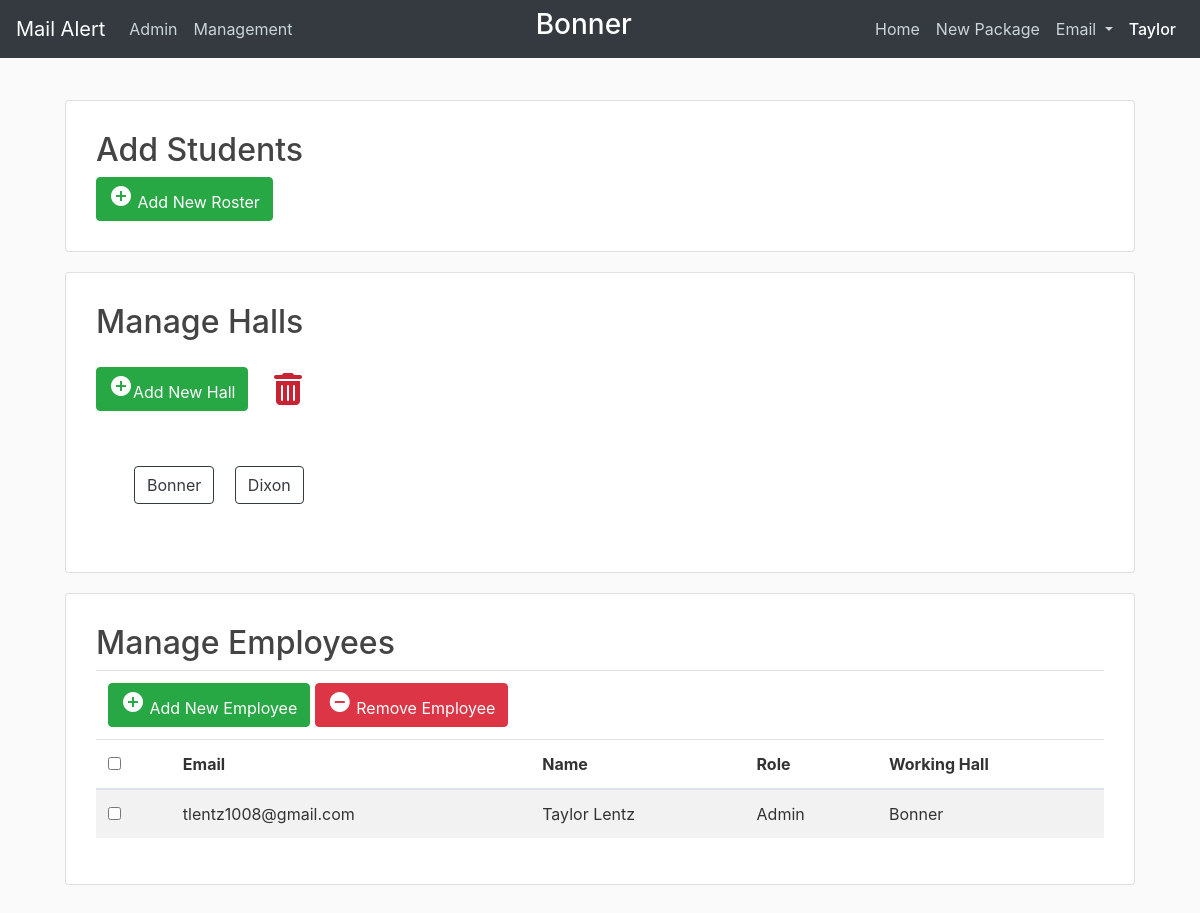
Page /management (signed in) on the committed database.
### mailalert/models.py (models this page shows, shortened)
class Hall(db.Model):
    id = db.Column(db.Integer, primary_key=True)
    name = db.Column(db.String(100), unique=True, nullable=False)
    students = db.relationship('Student', backref='hall')
    employees = db.relationship('Employee', backref='hall')
    packages = db.relationship('Package', backref='hall')

class Employee(db.Model, UserMixin):
    id = db.Column(db.Integer, primary_key=True)
    hired_date = db.Column(db.DateTime, nullable=False, default=datetime.now)
    end_date = db.Column(db.DateTime)
    active = db.Column(db.Boolean, default=True)
    email = db.Column(db.String(120), unique=True, nullable=False)
    first_name = db.Column(db.String(100), nullable=False)
    last_name = db.Column(db.String(100), nullable=False)
    password = db.Column(db.String(60), nullable=False)
    access = db.Column(db.String, nullable=False, default="DR")
    hall_id = db.Column(db.Integer, db.ForeignKey('hall.id'))
    logins = db.relationship('Login', backref='employee')
    sent_mail = db.relationship('SentMail', backref='employee')
    inputted_packages = db.relationship(
        'Package', foreign_keys='[Package.employee_input_id]', backref='inputted')
    removed_packages = db.relationship(
        'Package', foreign_keys='[Package.employee_remove_id]', backref='removed')
    def is_admin(self):
        return self.access == 'Admin'
    def allowed(self, access_level):
        return ACCESS[self.access] >= ACCESS[access_level]

### mailalert/employees/routes.py (the view, shortened to what this page needs)
@employees.route("/management", methods=['GET', 'POST'])
@login_required
@requires_access_level('Building Director')
def management():
    form = ManagementForm()
    new_hall_form = NewHallForm()
    hall_list = Hall.query.all()
    hall_list = [(hall.id, hall.name) for hall in hall_list]
    form.hall.choices = hall_list
    if new_hall_form.validate_on_submit():
        hall = new_hall_form.hall.data
        hall = Hall(name=hall.capitalize())
        db.session.add(hall)
        db.session.commit()
    employees = Employee.query.filter(Employee.active == True).all()
    halls = Hall.query.all()
    return render_template('management.html', title='Management', form=form, employees=employees, halls=halls, new_hall_form=new_hall_form)

### mailalert/employees/forms.py
class ManagementForm(FlaskForm):
    email = StringField('Email ', validators=[DataRequired(), Email()])
    firstName = StringField('First Name', validators=[DataRequired()])
    lastName = StringField('Last Name', validators=[DataRequired()])
    role = SelectField('Role', choices=[
                       ('Admin', 'Admin'), ('Building Director', 'Building Director'), ('DR', 'DR')])
    hall = SelectField('Working Hall', coerce=int, validators=[DataRequired()])
    submit = SubmitField('Submit')

class NewHallForm(FlaskForm):
    hall = StringField('Hall', validators=[DataRequired()])
    submit = SubmitField('Submit')

### mailalert/main/utils.py (called while the page is built)
def requires_access_level(access_level):
    def decorator(f):
        @wraps(f)
        def decorated_function(*args, **kwargs):
            if not current_user.allowed(access_level):
                return render_template('errors/403.html')
            return f(*args, **kwargs)
        return decorated_function
    return decorator

### mailalert/models.py (called while the page is built)
@login_manager.user_loader
def load_user(id):
    return Employee.query.get(int(id))

### mailalert/templates/management.html (shortened to what this page needs)
{% extends "layout_with_navbar.html" %}
{%block content %}
<head>
</head>
<body>
    <div class="card management">
		<h2>Add Students</h2>
		<div>
			<a href="#setupModal" class="btn btn-success" data-toggle="modal"><i
				class="material-icons">&#xE147;</i> <span>Add New Roster</span>
			</a>
		</div>
	</div>
	<div class="card management">
		<form>
			<h2>Manage Halls</h2>
			<a href="#addHallModal" class="btn btn-success" data-toggle="modal">
				<i class="material-icons">&#xE147;</i><span>Add New Hall</span>
			</a>
			<div class="btn edit mt-3 trash" name="deleteHall">
				<i class="fas fa-trash-alt fa-2x"></i>
			</div>
			<div class="halls">
				<div id="hallList">
				{% for hall in halls %}
					<p class="btn btn-outline-dark" id="{{ hall.id }}">{{ hall.name }}</p>
				{% endfor %}
				</div>
			</div>
		</form>
	</div>
	<div class="card management">
		<form action="{{ url_for('employees.delete_employee') }}" method="POST">
			<h2>Manage Employees</h2>
			<table class="table table-striped table-hover">
				<thead>
					<tr>
						<div class="btn-toolbar float-right">
							<td colspan="7">
								<a href="#addEmployeeModal" class="btn btn-success" data-toggle="modal"><i
										class="material-icons">&#xE147;</i> <span>Add New Employee</span></a>
								<a href="#deleteEmployeeModal" class="btn btn-danger" data-toggle="modal"><i
										class="material-icons">&#xE15C;</i> <span>Remove Employee</span></a>
							</td>
						</div>
					</tr>
					<tr>
						<th>
							<span class="custom-checkbox">
								<input type="checkbox" id="selectAll" />
							</span>
						</th>
						<th>Email</th>
						<th>Name</th>
						<th>Role</th>
						<th>Working Hall</th>
					</tr>
				</thead>
				{% for employee in employees %}
					<tr>
						<td>
							<span class="custom-checkbox">
								<input type="checkbox" name="del_employees" value="{{ employee.id }}" />
							</span>
						</td>
						<td>{{ employee.email }}</td>
						<td>{{ employee.first_name }} {{ employee.last_name }}</td>
						<td>{{ employee.access }}</td>
						<td>{{ employee.hall.name }}</td>
					</tr>
				{% endfor %}
			</table>
		</form>
	</div>
</body>
{% endblock %}

### mailalert/templates/layout_with_navbar.html (shortened to what this page needs)
<!DOCTYPE html>
<html>
<head>
  <link rel="stylesheet" href="https://maxcdn.bootstrapcdn.com/bootstrap/4.0.0/css/bootstrap.min.css"
>
  <link rel="stylesheet" type="text/css" href="{{ url_for('static', filename='main.css') }}">
  <link rel="stylesheet" href="https://maxcdn.bootstrapcdn.com/font-awesome/4.7.0/css/font-awesome.min.css">
</head>
<body>
  <header class="site-header">
    <nav class="navbar navbar-expand-lg navbar-dark bg-dark fixed-top">
      <a class="navbar-brand" href="/">Mail Alert</a>
      <div class="collapse navbar-collapse" id="navbarNavDropdown">
        <ul class="navbar-nav">
          {% if current_user.is_authenticated %}
            {% if current_user.is_admin() %}
              <li class="nav-item">
                <a class="nav-link" href="{{ url_for('admin.index') }}">Admin<span class="sr-only">(current)</span></a>
              </li>
            {% endif %}
            {% if current_user.allowed('Building Director') %}
              <li class="nav-item">
                <a class="nav-link" href="{{ url_for('employees.management') }}">Management<span class="sr-only">(current)</span></a>
              </li>
            {% endif %}
          {% endif %}
        </ul>
        <ul class="navbar-nav ml-auto">
          <li class="nav-item">
            <h3 class="working-hall">{{current_user.hall.name}}</h3>
          </li>
        </ul>
        <ul class="navbar-nav ml-auto">
          <li class="nav-item">
            <a class="nav-link" href="/">Home <span class="sr-only">(current)</span></a>
          </li>
          <li class="nav-item">
            <a class="nav-link" href="{{ url_for('packages.newPackage') }}">New Package<span class="sr-only">(current)</span></a>
          </li>
          <li class="nav-item dropdown">
            <a class="nav-link dropdown-toggle" href="#" id="navbarDropdownMenuLink" data-toggle="dropdown"
              aria-haspopup="true" aria-expanded="false">
              Email
            </a>
          </li>
          <li class="nav-item dropdown">
            <a class="nav-link active" href="#" id="currentUserDropDown" data-toggle="dropdown"
              aria-haspopup="true" aria-expanded="false">
              {{ current_user.first_name }}
            </a>
          </li>
        </ul>
      </div>
    </nav>
  </header>
  <main role="main" class="container">
    <div class="row">
      <div class="col-md-12">
        {% block content %}{% endblock %}
      </div>
    </div>
  </main>
</body>
</html>

### mailalert/static/main.css (style rules this page uses)
body { background: #fafafa; color: #333333; margin-top: 5rem; }
h1, h2, h3, h4, h5, h6 { color: #444444; }
.site-header .navbar-nav .nav-link { color: #cbd5db; }
.site-header .navbar-nav .nav-link.active { font-weight: 500; }
.working-hall { color: white; }
.card.management { margin: 20px; padding: 30px; }
.halls { padding: 30px; }
.halls p { margin: 8px; }
.trash { color: #c82333; padding-bottom: 20px; padding-left: 20px; }

### rows in the picture
Hall: hall.name "Bonner", name "Bonner"
Employee: first_name "Taylor", email "tlentz1008@gmail.com", last_name "Lentz", access "Admin", hall.name "Bonner"
Hall: name "Dixon"
